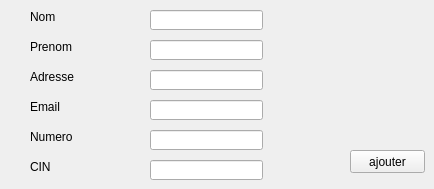
      <widget class="QWidget" name="tab_7">
       <attribute name="title">
        <string>ajouter</string>
       </attribute>
       <widget class="QLabel" name="label">
        <property name="geometry">
         <rect>
          <x>30</x>
          <y>10</y>
          <width>47</width>
          <height>13</height>
         </rect>
        </property>
        <property name="text">
         <string>Nom</string>
        </property>
       </widget>
       <widget class="QLabel" name="label_2">
        <property name="geometry">
         <rect>
          <x>30</x>
          <y>40</y>
          <width>47</width>
          <height>13</height>
         </rect>
        </property>
        <property name="text">
         <string>Prenom</string>
        </property>
       </widget>
       <widget class="QLabel" name="label_3">
        <property name="geometry">
         <rect>
          <x>30</x>
          <y>70</y>
          <width>47</width>
          <height>13</height>
         </rect>
        </property>
        <property name="text">
         <string>Adresse</string>
        </property>
       </widget>
       <widget class="QLabel" name="label_4">
        <property name="geometry">
         <rect>
          <x>30</x>
          <y>100</y>
          <width>47</width>
          <height>13</height>
         </rect>
        </property>
        <property name="text">
         <string>Email</string>
        </property>
       </widget>
       <widget class="QLabel" name="label_5">
        <property name="geometry">
         <rect>
          <x>30</x>
          <y>130</y>
          <width>47</width>
          <height>13</height>
         </rect>
        </property>
        <property name="text">
         <string>Numero</string>
        </property>
       </widget>
       <widget class="QLabel" name="label_6">
        <property name="geometry">
         <rect>
          <x>30</x>
          <y>160</y>
          <width>47</width>
          <height>13</height>
         </rect>
        </property>
        <property name="text">
         <string>CIN</string>
        </property>
       </widget>
       <widget class="QLineEdit" name="nomAJOUTER">
        <property name="geometry">
         <rect>
          <x>150</x>
          <y>10</y>
          <width>113</width>
          <height>20</height>
         </rect>
        </property>
       </widget>
       <widget class="QLineEdit" name="prenomAJOUTER">
        <property name="geometry">
         <rect>
          <x>150</x>
          <y>40</y>
          <width>113</width>
          <height>20</height>
         </rect>
        </property>
       </widget>
       <widget class="QLineEdit" name="adresseAJOUTER">
        <property name="geometry">
         <rect>
          <x>150</x>
          <y>70</y>
          <width>113</width>
          <height>20</height>
         </rect>
        </property>
       </widget>
       <widget class="QLineEdit" name="emailAJOUTER">
        <property name="geometry">
         <rect>
          <x>150</x>
          <y>100</y>
          <width>113</width>
          <height>20</height>
         </rect>
        </property>
       </widget>
       <widget class="QLineEdit" name="numAJOUTER">
        <property name="geometry">
         <rect>
          <x>150</x>
          <y>130</y>
          <width>113</width>
          <height>20</height>
         </rect>
        </property>
       </widget>
       <widget class="QLineEdit" name="cinAJOUTER">
        <property name="geometry">
         <rect>
          <x>150</x>
          <y>160</y>
          <width>113</width>
          <height>20</height>
         </rect>
        </property>
       </widget>
       <widget class="QPushButton" name="AJOUTER">
        <property name="geometry">
         <rect>
          <x>350</x>
          <y>150</y>
          <width>75</width>
          <height>23</height>
         </rect>
        </property>
        <property name="text">
         <string>ajouter</string>
        </property>
       </widget>
      </widget>
